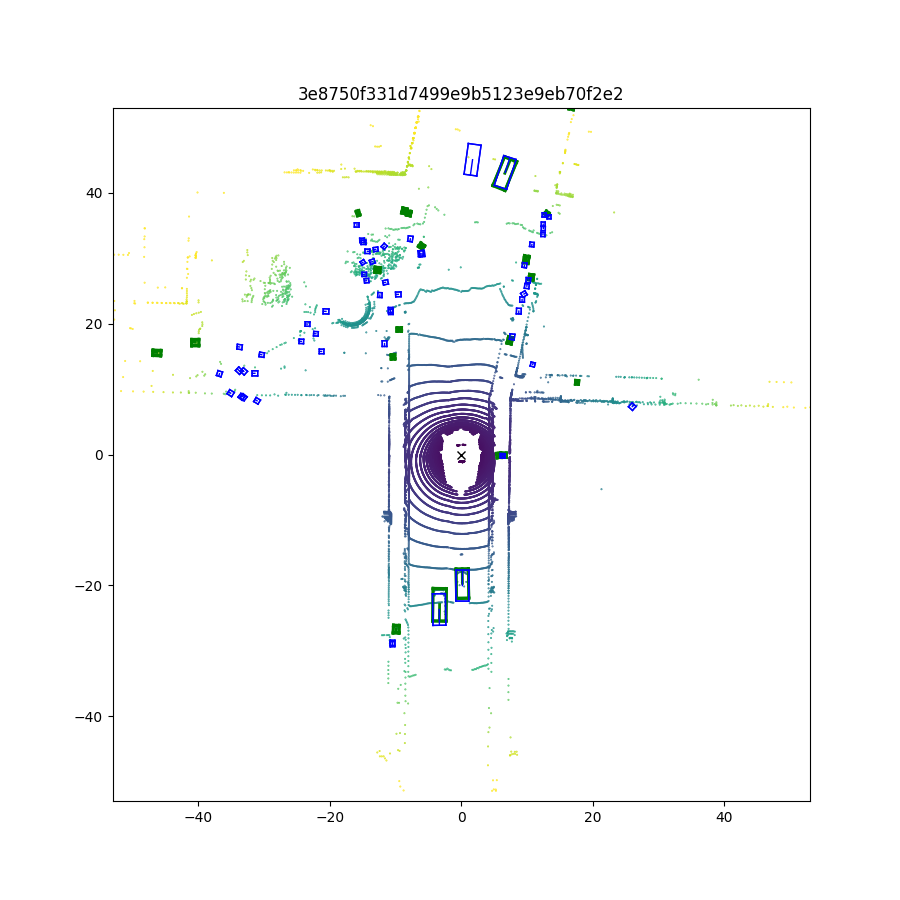
#> input picture data/3e8750f331d7499e9b5123e9eb70f2e2_bev.png, 900 x 900 px, found by its file name
$ python check_hsv.py
#> lines starting #> are read from the running program, lines starting #| are printed output that depends on the picture; after the words box and inside, x2 and y2 are one past the last pixel; in counts of white or black regions, pixels touching at a corner belong together
import cv2
import numpy as np

# A required callback method that goes into the trackbar function.
def nothing(x):
    pass

# Load your image instead of using webcam
image_path = '/Users/user/Desktop/Work/Term 3/Self Driving Cars/Final Project/rob-535-final-project/data/3e8750f331d7499e9b5123e9eb70f2e2_bev.png'  # Replace with the path to your image
frame = cv2.imread(image_path)
#> frame is the input picture: shape (900, 900, 3); mean B, G, R 250.6, 249.6, 249
if frame is None:
    print("Error: Could not load image. Please check the path.")
    exit()

# Create a window named trackbars.
cv2.namedWindow("Trackbars")

# Now create 6 trackbars that will control the lower and upper range of
# H,S and V channels. The Arguments are like this: Name of trackbar,
# window name, range, callback function. For Hue the range is 0-179 and
# for S,V its 0-255.
cv2.createTrackbar("L - H", "Trackbars", 0, 179, nothing)
#> slider 'L - H' is set to 35
cv2.createTrackbar("L - S", "Trackbars", 0, 255, nothing)
#> slider 'L - S' is set to 51
cv2.createTrackbar("L - V", "Trackbars", 0, 255, nothing)
#> slider 'L - V' is set to 51
cv2.createTrackbar("U - H", "Trackbars", 179, 179, nothing)
cv2.createTrackbar("U - S", "Trackbars", 255, 255, nothing)
cv2.createTrackbar("U - V", "Trackbars", 255, 255, nothing)

while True:
    # Convert the BGR image to HSV image.
    hsv = cv2.cvtColor(frame, cv2.COLOR_BGR2HSV)
#> hsv: shape (900, 900, 3); mean H, S, V 3.2, 4.1, 251.2

    # Get the new values of the trackbar in real time as the user changes them
    l_h = cv2.getTrackbarPos("L - H", "Trackbars")
    l_s = cv2.getTrackbarPos("L - S", "Trackbars")
    l_v = cv2.getTrackbarPos("L - V", "Trackbars")
    u_h = cv2.getTrackbarPos("U - H", "Trackbars")
    u_s = cv2.getTrackbarPos("U - S", "Trackbars")
    u_v = cv2.getTrackbarPos("U - V", "Trackbars")

    # Set the lower and upper HSV range according to the value selected by the trackbar
    lower_range = np.array([l_h, l_s, l_v])
    upper_range = np.array([u_h, u_s, u_v])

    # Filter the image and get the binary mask, where white represents your target color
    mask = cv2.inRange(hsv, lower_range, upper_range)
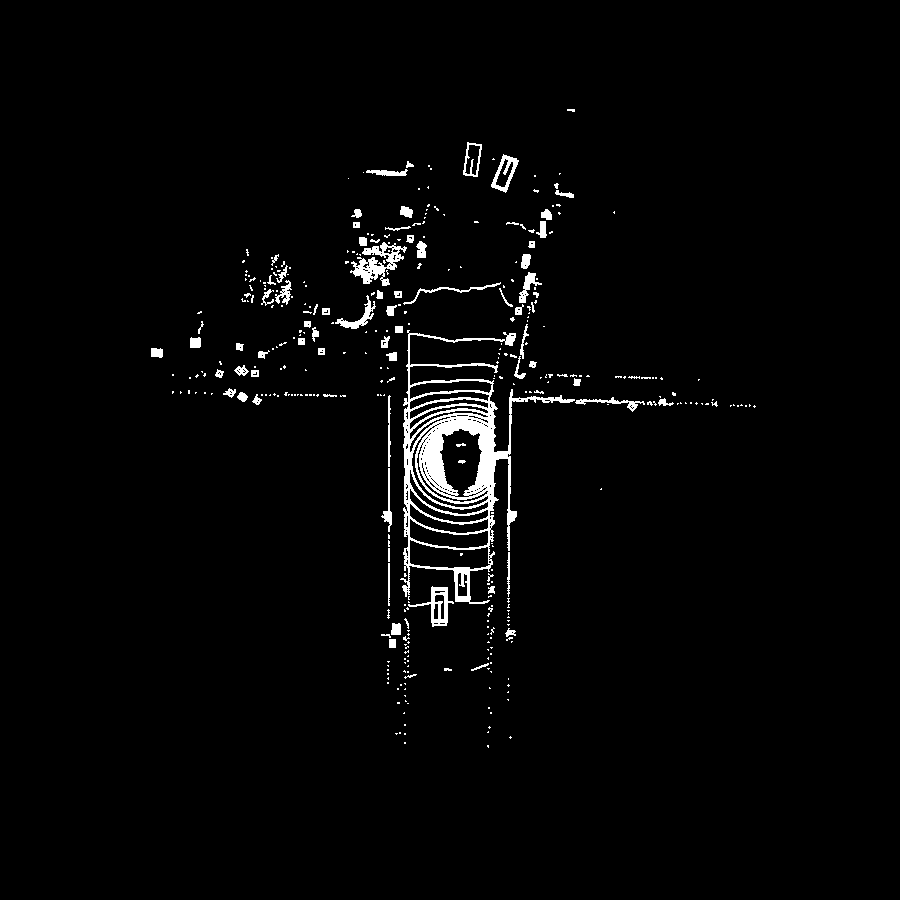
#> mask: shape (900, 900); 2.4% white; 367 white regions (284 under 20 px), largest, box (x1, y1, x2, y2) and area: (400, 330, 575, 604) 9636, (350, 242, 407, 286) 1011, (408, 586, 454, 627) 542

    # You can also visualize the real part of the target color (Optional)
    res = cv2.bitwise_and(frame, frame, mask=mask)
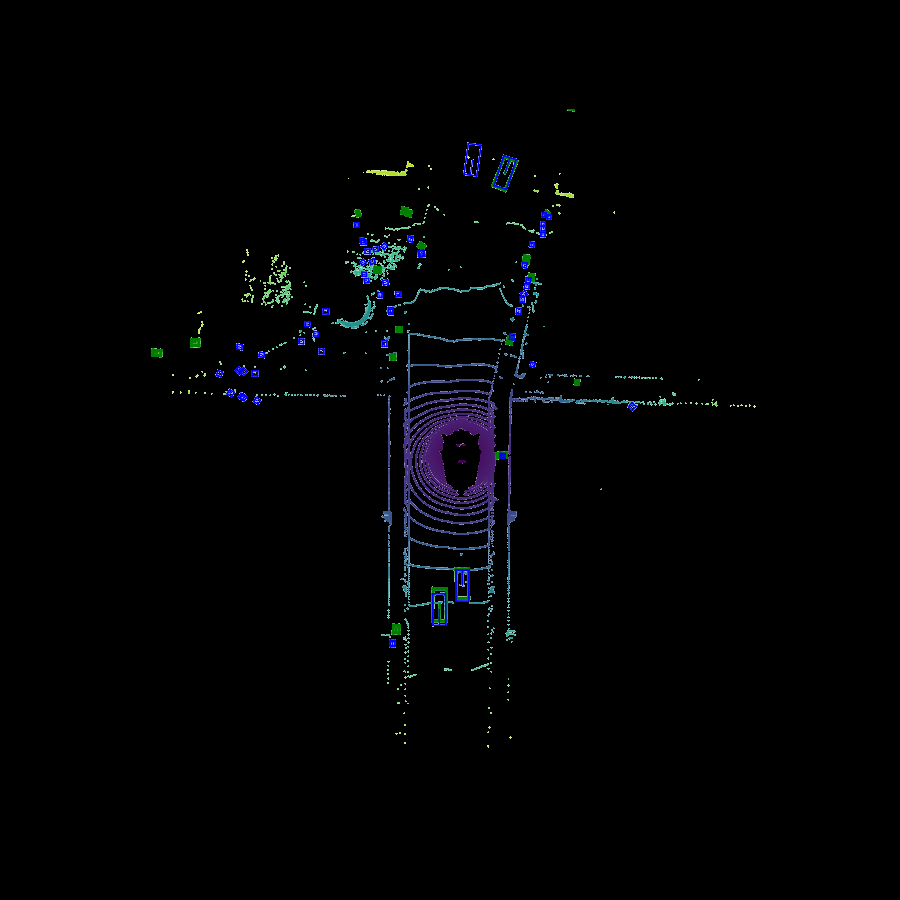
#> res: shape (900, 900, 3); mean B, G, R 3.5, 2.4, 1.8

    # Converting the binary mask to 3 channel image, this is just so we can stack it with the others
    mask_3 = cv2.cvtColor(mask, cv2.COLOR_GRAY2BGR)

    # Stack the mask, original frame, and the filtered result
    stacked = np.hstack((mask_3, frame, res))
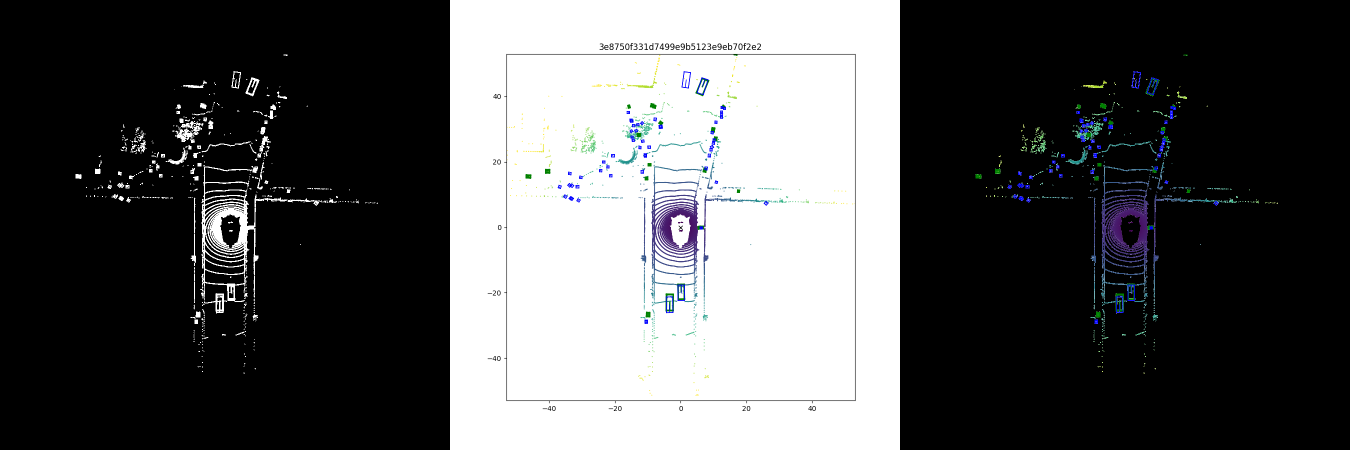
#> stacked: shape (900, 2700, 3) (shown at 1/2 size); mean B, G, R 86.7, 86, 85.6

    # Show this stacked frame at 40% of the size.
    cv2.imshow('Trackbars', cv2.resize(stacked, None, fx=0.4, fy=0.4))
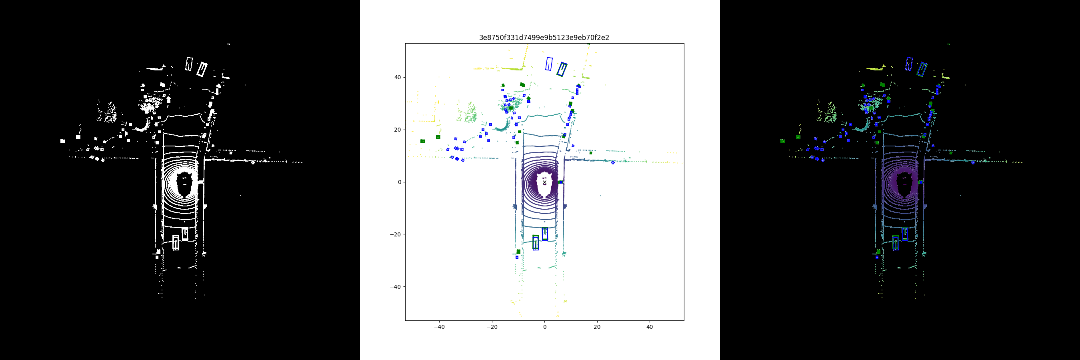
#> window 'Trackbars': shape (360, 1080, 3); mean B, G, R 86.5, 85.8, 85.4

    # If the user presses ESC then exit the program
    key = cv2.waitKey(1)
#> (key Esc is pressed here)
    if key == 27:
        break

    # If the user presses `s` then print this array.
    if key == ord('s'):
        thearray = [[l_h, l_s, l_v], [u_h, u_s, u_v]]
        print(thearray)

        # Also save this array as penval.npy
        np.save('hsv_value', thearray)
        break

# Destroy the windows.
cv2.destroyAllWindows()

$ run again, with data/3950bd41f74548429c0f7700ff3d8269_bev.png copied over data/3e8750f331d7499e9b5123e9eb70f2e2_bev.png
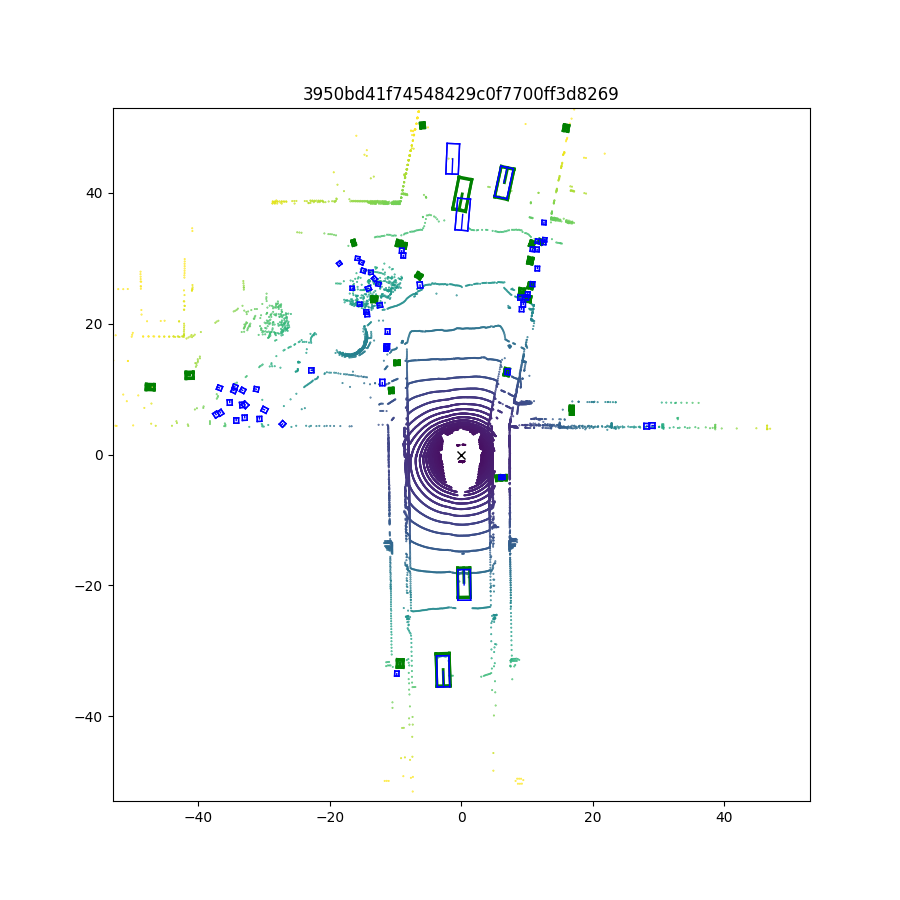
#> input picture data/3950bd41f74548429c0f7700ff3d8269_bev.png, 900 x 900 px, found by its file name
#> frame is the input picture: shape (900, 900, 3); mean B, G, R 250.4, 249.4, 248.6
#> hsv: shape (900, 900, 3); mean H, S, V 3.3, 4.3, 251.1
#> `mask = cv2.inRange(hsv, lower_range, upper_range)`:
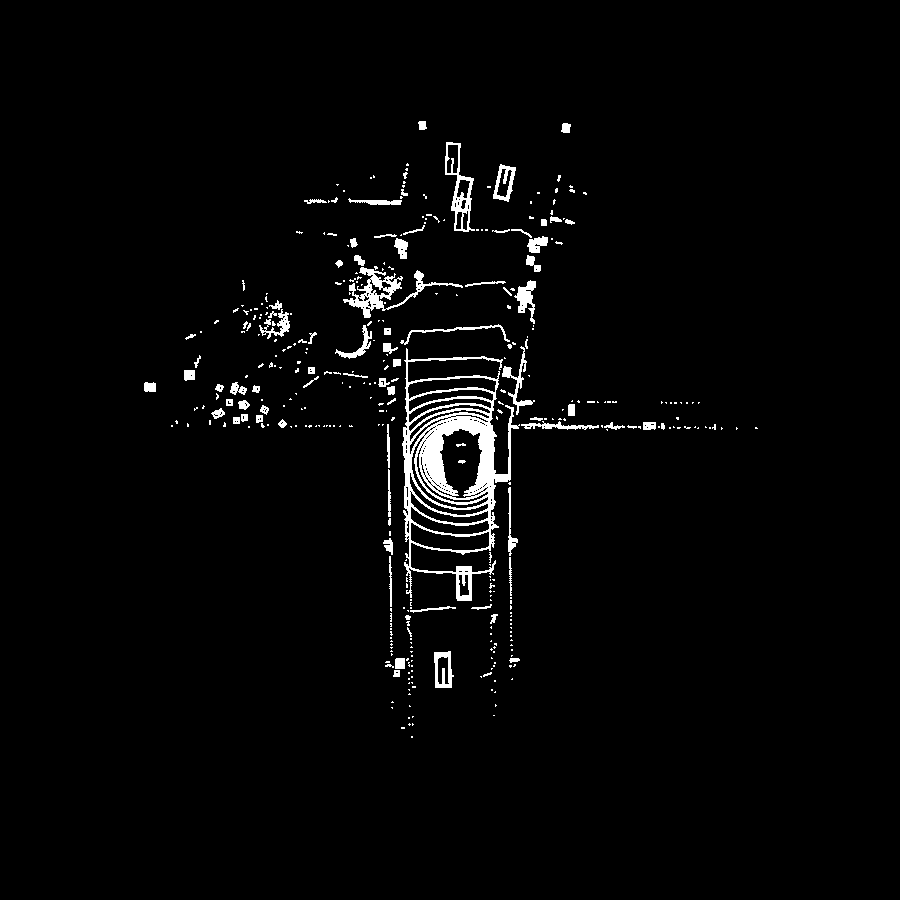
#> mask: shape (900, 900); 2.5% white; 373 white regions (285 under 20 px), largest, box (x1, y1, x2, y2) and area: (402, 348, 520, 601) 8684, (343, 267, 463, 318) 1403, (445, 142, 475, 232) 813
#> `cv2.imshow('Trackbars', cv2.resize(stacked, None, fx=0.4, fy=0.4))`:
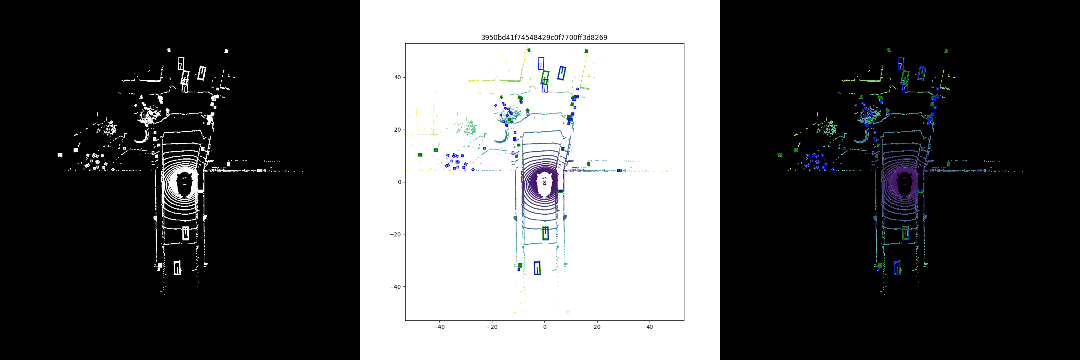
#> window 'Trackbars': shape (360, 1080, 3); mean B, G, R 86.6, 86, 85.5
